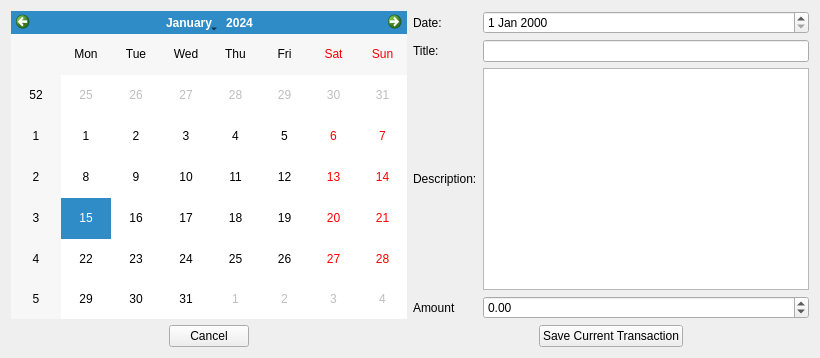
<?xml version="1.0" encoding="UTF-8"?>
<ui version="4.0">
 <class>Form</class>
 <widget class="QWidget" name="Form">
  <property name="geometry">
   <rect>
    <x>0</x>
    <y>0</y>
    <width>820</width>
    <height>358</height>
   </rect>
  </property>
  <property name="windowTitle">
   <string>Form</string>
  </property>
  <layout class="QGridLayout" name="gridLayout_6">
   <item row="0" column="0">
    <layout class="QGridLayout" name="gridLayout_4">
     <item row="3" column="1">
      <layout class="QHBoxLayout" name="horizontalLayout_2"/>
     </item>
     <item row="0" column="1">
      <layout class="QGridLayout" name="gridLayout_5">
       <item row="2" column="0">
        <widget class="QLabel" name="label_14">
         <property name="text">
          <string>Description:</string>
         </property>
        </widget>
       </item>
       <item row="3" column="1">
        <widget class="QDoubleSpinBox" name="ValueSpinBox_4">
         <property name="minimum">
          <double>-999999999.000000000000000</double>
         </property>
         <property name="maximum">
          <double>9999999999.000000000000000</double>
         </property>
        </widget>
       </item>
       <item row="0" column="0">
        <widget class="QLabel" name="label_15">
         <property name="text">
          <string>Date:</string>
         </property>
        </widget>
       </item>
       <item row="1" column="0">
        <widget class="QLabel" name="label_16">
         <property name="text">
          <string>Title:</string>
         </property>
        </widget>
       </item>
       <item row="3" column="0">
        <widget class="QLabel" name="label_17">
         <property name="text">
          <string>Amount</string>
         </property>
        </widget>
       </item>
       <item row="0" column="1">
        <widget class="QDateEdit" name="DateEdit_4"/>
       </item>
       <item row="1" column="1">
        <widget class="QLineEdit" name="TitleLineEdit_4"/>
       </item>
       <item row="2" column="1">
        <widget class="QTextEdit" name="DescriptionsTextEdit_4"/>
       </item>
      </layout>
     </item>
     <item row="0" column="0">
      <widget class="QCalendarWidget" name="calendarWidget"/>
     </item>
     <item row="2" column="1">
      <layout class="QHBoxLayout" name="horizontalLayout_3">
       <item>
        <spacer name="horizontalSpacer">
         <property name="orientation">
          <enum>Qt::Horizontal</enum>
         </property>
         <property name="sizeHint" stdset="0">
          <size>
           <width>40</width>
           <height>20</height>
          </size>
         </property>
        </spacer>
       </item>
       <item>
        <widget class="QPushButton" name="SaveTransactionButton">
         <property name="text">
          <string>Save Current Transaction</string>
         </property>
        </widget>
       </item>
       <item>
        <spacer name="horizontalSpacer_2">
         <property name="orientation">
          <enum>Qt::Horizontal</enum>
         </property>
         <property name="sizeHint" stdset="0">
          <size>
           <width>40</width>
           <height>20</height>
          </size>
         </property>
        </spacer>
       </item>
      </layout>
     </item>
     <item row="2" column="0">
      <layout class="QHBoxLayout" name="horizontalLayout_4">
       <item>
        <spacer name="horizontalSpacer_3">
         <property name="orientation">
          <enum>Qt::Horizontal</enum>
         </property>
         <property name="sizeHint" stdset="0">
          <size>
           <width>40</width>
           <height>20</height>
          </size>
         </property>
        </spacer>
       </item>
       <item>
        <widget class="QPushButton" name="CancelButton">
         <property name="text">
          <string>Cancel</string>
         </property>
        </widget>
       </item>
       <item>
        <spacer name="horizontalSpacer_4">
         <property name="orientation">
          <enum>Qt::Horizontal</enum>
         </property>
         <property name="sizeHint" stdset="0">
          <size>
           <width>40</width>
           <height>20</height>
          </size>
         </property>
        </spacer>
       </item>
      </layout>
     </item>
    </layout>
   </item>
  </layout>
 </widget>
 <resources/>
 <connections/>
</ui>
